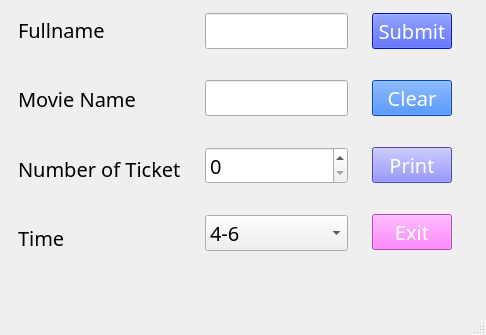
<?xml version="1.0" encoding="UTF-8"?>
<ui version="4.0">
 <class>MainWindow</class>
 <widget class="QMainWindow" name="MainWindow">
  <property name="geometry">
   <rect>
    <x>0</x>
    <y>0</y>
    <width>486</width>
    <height>335</height>
   </rect>
  </property>
  <property name="windowTitle">
   <string>MainWindow</string>
  </property>
  <widget class="QWidget" name="centralwidget">
   <widget class="QFrame" name="frame_4">
    <property name="geometry">
     <rect>
      <x>0</x>
      <y>-10</y>
      <width>470</width>
      <height>287</height>
     </rect>
    </property>
    <property name="frameShape">
     <enum>QFrame::NoFrame</enum>
    </property>
    <property name="frameShadow">
     <enum>QFrame::Raised</enum>
    </property>
    <layout class="QHBoxLayout" name="horizontalLayout">
     <item>
      <widget class="QFrame" name="frame">
       <property name="frameShape">
        <enum>QFrame::NoFrame</enum>
       </property>
       <property name="frameShadow">
        <enum>QFrame::Raised</enum>
       </property>
       <layout class="QVBoxLayout" name="verticalLayout">
        <item>
         <widget class="QLabel" name="label">
          <property name="font">
           <font>
            <family>Ubuntu Nerd Font</family>
            <pointsize>15</pointsize>
           </font>
          </property>
          <property name="text">
           <string>Fullname</string>
          </property>
         </widget>
        </item>
        <item>
         <spacer name="verticalSpacer">
          <property name="orientation">
           <enum>Qt::Vertical</enum>
          </property>
          <property name="sizeType">
           <enum>QSizePolicy::Fixed</enum>
          </property>
          <property name="sizeHint" stdset="0">
           <size>
            <width>20</width>
            <height>20</height>
           </size>
          </property>
         </spacer>
        </item>
        <item>
         <widget class="QLabel" name="label_2">
          <property name="font">
           <font>
            <family>Ubuntu Nerd Font</family>
            <pointsize>15</pointsize>
           </font>
          </property>
          <property name="text">
           <string>Movie Name</string>
          </property>
         </widget>
        </item>
        <item>
         <spacer name="verticalSpacer_2">
          <property name="orientation">
           <enum>Qt::Vertical</enum>
          </property>
          <property name="sizeType">
           <enum>QSizePolicy::Fixed</enum>
          </property>
          <property name="sizeHint" stdset="0">
           <size>
            <width>20</width>
            <height>20</height>
           </size>
          </property>
         </spacer>
        </item>
        <item>
         <widget class="QLabel" name="label_3">
          <property name="font">
           <font>
            <family>Ubuntu Nerd Font</family>
            <pointsize>15</pointsize>
           </font>
          </property>
          <property name="text">
           <string>Number of Ticket</string>
          </property>
         </widget>
        </item>
        <item>
         <spacer name="verticalSpacer_3">
          <property name="orientation">
           <enum>Qt::Vertical</enum>
          </property>
          <property name="sizeType">
           <enum>QSizePolicy::Fixed</enum>
          </property>
          <property name="sizeHint" stdset="0">
           <size>
            <width>20</width>
            <height>20</height>
           </size>
          </property>
         </spacer>
        </item>
        <item>
         <widget class="QLabel" name="label_4">
          <property name="font">
           <font>
            <family>Ubuntu Nerd Font</family>
            <pointsize>15</pointsize>
           </font>
          </property>
          <property name="text">
           <string>Time</string>
          </property>
         </widget>
        </item>
       </layout>
      </widget>
     </item>
     <item>
      <widget class="QFrame" name="frame_2">
       <property name="frameShape">
        <enum>QFrame::NoFrame</enum>
       </property>
       <property name="frameShadow">
        <enum>QFrame::Raised</enum>
       </property>
       <layout class="QVBoxLayout" name="verticalLayout_2">
        <item>
         <widget class="QLineEdit" name="in_fname">
          <property name="font">
           <font>
            <family>Ubuntu Nerd Font</family>
            <pointsize>15</pointsize>
           </font>
          </property>
         </widget>
        </item>
        <item>
         <spacer name="verticalSpacer_4">
          <property name="orientation">
           <enum>Qt::Vertical</enum>
          </property>
          <property name="sizeType">
           <enum>QSizePolicy::Fixed</enum>
          </property>
          <property name="sizeHint" stdset="0">
           <size>
            <width>20</width>
            <height>20</height>
           </size>
          </property>
         </spacer>
        </item>
        <item>
         <widget class="QLineEdit" name="in_movie">
          <property name="font">
           <font>
            <family>Ubuntu Nerd Font</family>
            <pointsize>15</pointsize>
           </font>
          </property>
         </widget>
        </item>
        <item>
         <spacer name="verticalSpacer_5">
          <property name="orientation">
           <enum>Qt::Vertical</enum>
          </property>
          <property name="sizeType">
           <enum>QSizePolicy::Fixed</enum>
          </property>
          <property name="sizeHint" stdset="0">
           <size>
            <width>20</width>
            <height>20</height>
           </size>
          </property>
         </spacer>
        </item>
        <item>
         <widget class="QSpinBox" name="spin_ticket">
          <property name="font">
           <font>
            <family>Ubuntu Nerd Font</family>
            <pointsize>15</pointsize>
           </font>
          </property>
         </widget>
        </item>
        <item>
         <spacer name="verticalSpacer_6">
          <property name="orientation">
           <enum>Qt::Vertical</enum>
          </property>
          <property name="sizeType">
           <enum>QSizePolicy::Fixed</enum>
          </property>
          <property name="sizeHint" stdset="0">
           <size>
            <width>20</width>
            <height>20</height>
           </size>
          </property>
         </spacer>
        </item>
        <item>
         <widget class="QComboBox" name="combo_time">
          <property name="font">
           <font>
            <family>Ubuntu Nerd Font</family>
            <pointsize>15</pointsize>
           </font>
          </property>
          <item>
           <property name="text">
            <string>4-6</string>
           </property>
          </item>
          <item>
           <property name="text">
            <string>6-8</string>
           </property>
          </item>
          <item>
           <property name="text">
            <string>8-10</string>
           </property>
          </item>
         </widget>
        </item>
       </layout>
      </widget>
     </item>
     <item>
      <widget class="QFrame" name="frame_3">
       <property name="frameShape">
        <enum>QFrame::NoFrame</enum>
       </property>
       <property name="frameShadow">
        <enum>QFrame::Raised</enum>
       </property>
       <layout class="QVBoxLayout" name="verticalLayout_3">
        <item>
         <widget class="QPushButton" name="btn_submit">
          <property name="font">
           <font>
            <family>Ubuntu Nerd Font</family>
            <pointsize>15</pointsize>
           </font>
          </property>
          <property name="styleSheet">
           <string notr="true">QPushButton { background: rgb(0, 34, 255);color:white }

</string>
          </property>
          <property name="text">
           <string>Submit</string>
          </property>
         </widget>
        </item>
        <item>
         <spacer name="verticalSpacer_7">
          <property name="orientation">
           <enum>Qt::Vertical</enum>
          </property>
          <property name="sizeType">
           <enum>QSizePolicy::Fixed</enum>
          </property>
          <property name="sizeHint" stdset="0">
           <size>
            <width>20</width>
            <height>20</height>
           </size>
          </property>
         </spacer>
        </item>
        <item>
         <widget class="QPushButton" name="btn_clear">
          <property name="font">
           <font>
            <family>Ubuntu Nerd Font</family>
            <pointsize>15</pointsize>
           </font>
          </property>
          <property name="styleSheet">
           <string notr="true">QPushButton { background: rgb(0, 100, 255);color:white }
</string>
          </property>
          <property name="text">
           <string>Clear</string>
          </property>
         </widget>
        </item>
        <item>
         <spacer name="verticalSpacer_8">
          <property name="orientation">
           <enum>Qt::Vertical</enum>
          </property>
          <property name="sizeType">
           <enum>QSizePolicy::Fixed</enum>
          </property>
          <property name="sizeHint" stdset="0">
           <size>
            <width>20</width>
            <height>20</height>
           </size>
          </property>
         </spacer>
        </item>
        <item>
         <widget class="QPushButton" name="btn_print">
          <property name="font">
           <font>
            <family>Ubuntu Nerd Font</family>
            <pointsize>15</pointsize>
           </font>
          </property>
          <property name="styleSheet">
           <string notr="true">QPushButton { background: rgb(100, 100, 255);color:white }


</string>
          </property>
          <property name="text">
           <string>Print</string>
          </property>
         </widget>
        </item>
        <item>
         <spacer name="verticalSpacer_9">
          <property name="orientation">
           <enum>Qt::Vertical</enum>
          </property>
          <property name="sizeType">
           <enum>QSizePolicy::Fixed</enum>
          </property>
          <property name="sizeHint" stdset="0">
           <size>
            <width>20</width>
            <height>20</height>
           </size>
          </property>
         </spacer>
        </item>
        <item>
         <widget class="QPushButton" name="btn_exit">
          <property name="font">
           <font>
            <family>Ubuntu Nerd Font</family>
            <pointsize>15</pointsize>
           </font>
          </property>
          <property name="styleSheet">
           <string notr="true">QPushButton { background: rgb(255, 100, 255);color:white }
</string>
          </property>
          <property name="text">
           <string>Exit</string>
          </property>
         </widget>
        </item>
       </layout>
      </widget>
     </item>
    </layout>
   </widget>
  </widget>
  <widget class="QMenuBar" name="menubar">
   <property name="geometry">
    <rect>
     <x>0</x>
     <y>0</y>
     <width>486</width>
     <height>30</height>
    </rect>
   </property>
  </widget>
  <widget class="QStatusBar" name="statusbar"/>
 </widget>
 <resources/>
 <connections/>
</ui>
